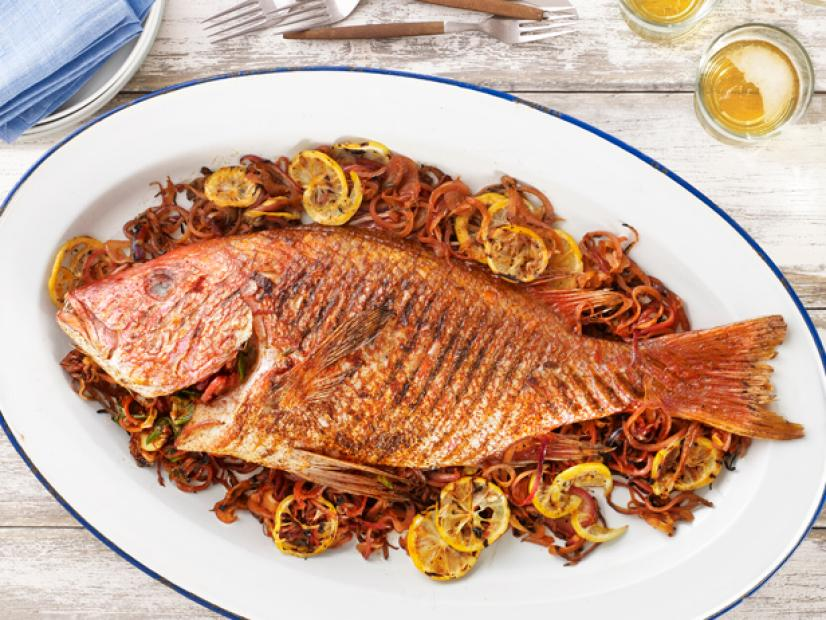
#> input picture fish.jpeg, 826 x 620 px
$ python smoothing.py
#> lines starting #> are read from the running program, lines starting #| are printed output that depends on the picture
import cv2 as cv

img = cv.imread('fish.jpeg')
#> img is the input picture: shape (620, 826, 3); mean B, G, R 146.5, 167.3, 201.7
img = cv.resize(img, (img.shape[1]//2, img.shape[0]//2))
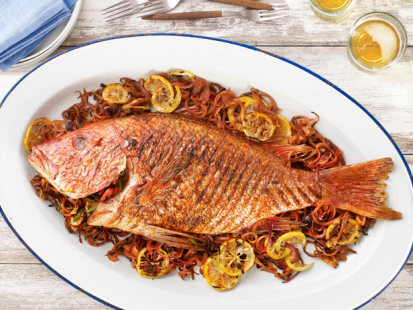
#> img: shape (310, 413, 3); mean B, G, R 146.6, 167.4, 201.9
cv.imshow('FISH', img)

# the number of columns and rows is the "kernel size"
# there are several ways of blurring, this script aims to show all the different ways

# Average - taking the surrounding 8 pixels and averaging a value for the center pixel for every single pixel
average = cv.blur(img, (3,3))
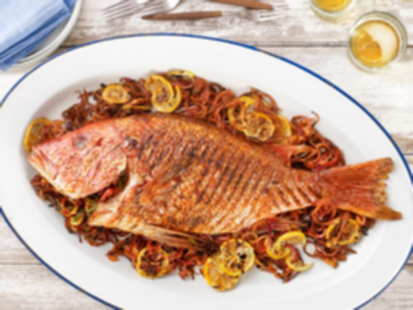
#> average: shape (310, 413, 3); mean B, G, R 146.6, 167.4, 201.9
cv.imshow('Average Blur', average)

# Gaussian blur - almost the same as the average but it gives each surrounding pixel a weight as well
# feels more natural than regular blurring
gauss = cv.GaussianBlur(img, (3,3), 0)
cv.imshow('GAUSS', gauss)

# Median Blur - takes the median of the surrounding pixels
# more effective in reducing noise, so its useful for advanced computer vision projects
median = cv.medianBlur(img, 3)
cv.imshow("MEDIAN", median)

# Bilateral Blurring
# most effective, used alot for computer vision projects
# because while it blurs the image, it also retains the edges in the image
bilateral = cv.bilateralFilter(img, 10, 35, 35)
cv.imshow('BILATERAL', bilateral)

cv.waitKey(0)
cv.destroyAllWindows()
exit(0)
#> (the program exits here)
